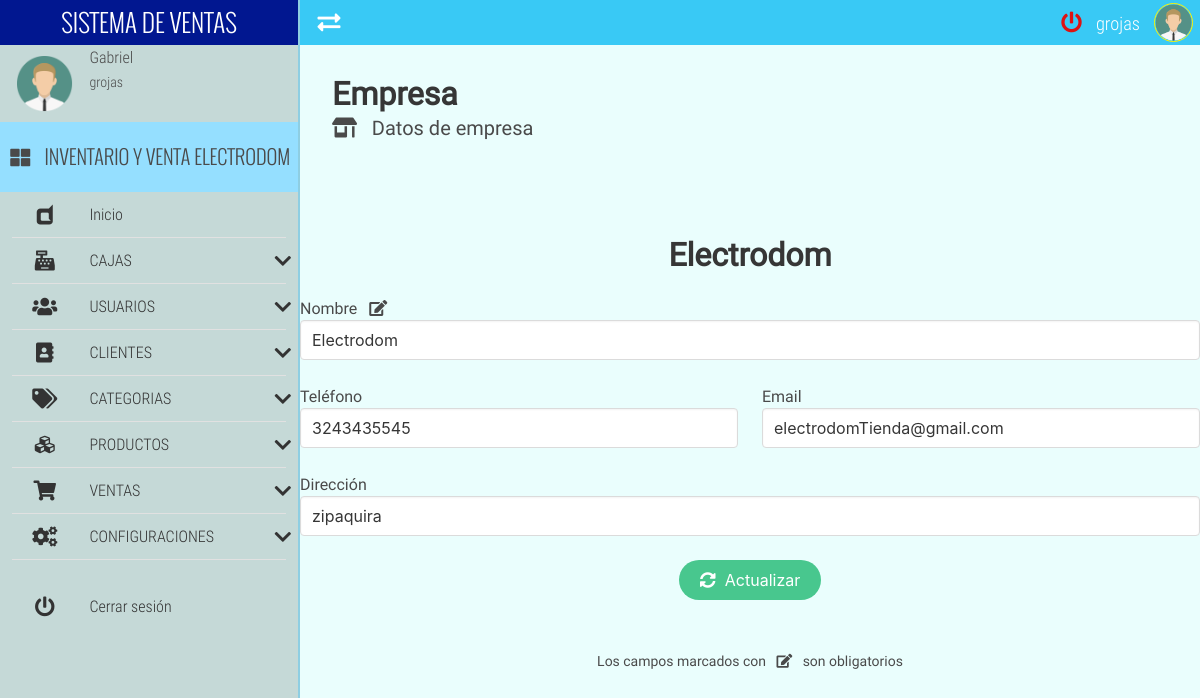
The page /companyNew/ (signed in) on the database its author committed.
### tables this page shows
CREATE TABLE IF NOT EXISTS `empresa` (
  `empresa_id` int NOT NULL AUTO_INCREMENT,
  `empresa_nombre` varchar(90) NOT NULL,
  `empresa_telefono` varchar(20) NOT NULL,
  `empresa_email` varchar(50) NOT NULL,
  `empresa_direccion` varchar(100) NOT NULL,
  PRIMARY KEY (`empresa_id`)
);

### autoload.php (called while the page is built, shortened)
<?php
    spl_autoload_register(function($clase){
        $archivo= __DIR__."/".$clase.".php";
        $archivo=str_replace("\\","/",$archivo);
    });

### app/models/mainModel.php (called while the page is built, shortened)
<?php
	class mainModel{
		private $server=DB_SERVER;
		private $db=DB_NAME;
		private $user=DB_USER;
		private $pass=DB_PASS;
		protected function conectar(){
			$conexion = new PDO("mysql:host=".$this->server.";dbname=".$this->db,$this->user,$this->pass);
			$conexion->exec("SET CHARACTER SET utf8");
			return $conexion;
		}
		public function limpiarCadena($cadena){
			$palabras=["<script>","</script>","<script src","<script type=","SELECT * FROM","SELECT "," SELECT ","DELETE FROM","INSERT INTO","DROP TABLE","DROP DATABASE","TRUNCATE TABLE","SHOW TABLES","SHOW DATABASES","<?php","?>","--","^","<",">","==",";","::"];
			$cadena=trim($cadena);
			$cadena=stripslashes($cadena);
			$cadena=trim($cadena);
			$cadena=stripslashes($cadena);
			return $cadena;
		}
        public function seleccionarDatos($tipo,$tabla,$campo,$id){
			$tipo=$this->limpiarCadena($tipo);
			$tabla=$this->limpiarCadena($tabla);
			$campo=$this->limpiarCadena($campo);
			$id=$this->limpiarCadena($id);
            if($tipo=="Unico"){
                $sql=$this->conectar()->prepare("SELECT * FROM $tabla WHERE $campo=:ID");
                $sql->bindParam(":ID",$id);
            }elseif($tipo=="Normal"){
                $sql=$this->conectar()->prepare("SELECT $campo FROM $tabla");
            }
            $sql->execute();
            return $sql;
		}
	}

### app/views/content/companyNew-view.php (the view, shortened to what this page needs)
<div class="container is-fluid mb-6">
	<h1 class="title">Empresa</h1>
	<h2 class="subtitle"><i class="fas fa-store-alt fa-fw"></i> &nbsp; Datos de empresa</h2>
</div>
<div class="container pb-6 pt-6">
	<?php
		$datos=$insLogin->seleccionarDatos("Normal","empresa LIMIT 1","*",0);
		if($datos->rowCount()==1){
			$datos=$datos->fetch();
	?>
	<h2 class="title has-text-centered"><?php echo $datos['empresa_nombre']; ?></h2>
	<form class="FormularioAjax" action="<?php echo APP_URL; ?>app/ajax/empresaAjax.php" method="POST" autocomplete="off" >
		<div class="columns">
		  	<div class="column">
		    	<div class="control">
					<label>Nombre <?php echo CAMPO_OBLIGATORIO; ?></label>
				  	<input class="input" type="text" name="empresa_nombre" value="<?php echo $datos['empresa_nombre']; ?>" pattern="[a-zA-Z0-9áéíóúÁÉÍÓÚñÑ., ]{4,85}" maxlength="85" required >
				</div>
		  	</div>
		</div>
		<div class="columns">
		  	<div class="column">
		    	<div class="control">
					<label>Teléfono</label>
				  	<input class="input" type="text" name="empresa_telefono" value="<?php echo $datos['empresa_telefono']; ?>" pattern="[0-9()+]{8,20}" maxlength="20" >
				</div>
		  	</div>
		  	<div class="column">
		    	<div class="control">
					<label>Email</label>
				  	<input class="input" type="email" name="empresa_email" value="<?php echo $datos['empresa_email']; ?>" maxlength="50" >
				</div>
		  	</div>
		</div>
		<div class="columns">
		  	<div class="column">
		    	<div class="control">
					<label>Dirección</label>
				  	<input class="input" type="text" name="empresa_direccion" value="<?php echo $datos['empresa_direccion']; ?>" pattern="[a-zA-Z0-9áéíóúÁÉÍÓÚñÑ().,#\- ]{4,97}" maxlength="97" >
				</div>
		  	</div>
		</div>
		<p class="has-text-centered">
			<button type="submit" class="button is-success is-rounded"><i class="fas fa-sync-alt"></i> &nbsp; Actualizar</button>
		</p>
		<p class="has-text-centered pt-6">
            <small>Los campos marcados con <?php echo CAMPO_OBLIGATORIO; ?> son obligatorios</small>
        </p>
	</form>
	<?php } ?>
</div>

### app/views/css/all.css (style rules this page uses)
.fa-fw { text-align: center; width: 1.25em; }
.fa-edit:before { content: "\f044"; }
.fa-store-alt:before { content: "\f54f"; }
.fa-sync-alt:before { content: "\f2f1"; }
.fa, .fas { font-family: 'Font Awesome 5 Free'; font-weight: 900; }

### app/views/css/estilos.css (style rules this page uses)
body,html { height: 100%; width: 100%; margin: 0; padding: 0; font-size: 16px; font-family: "RobotoRegular"; position: relative; background-color: #fff; }

### rows shown on the page
empresa: empresa_nombre "Electrodom", empresa_telefono "3243435545", empresa_email "electrodomTienda@gmail.com", empresa_direccion "zipaquira"

### other values the page prints
$_SESSION['nombre'] "Gabriel"
$_SESSION['usuario'] "grojas"
APP_NAME "INVENTARIO Y VENTA ELECTRODOM"
